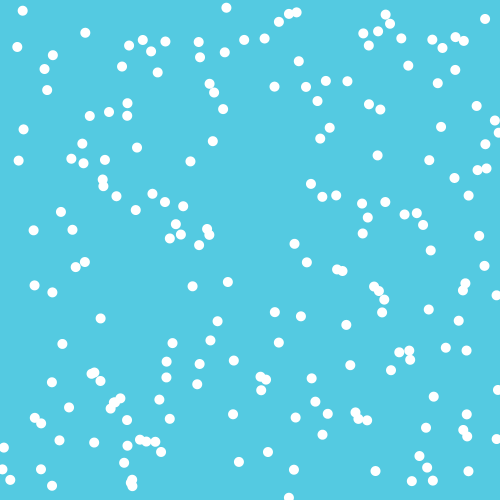
Frame 1 (no input)
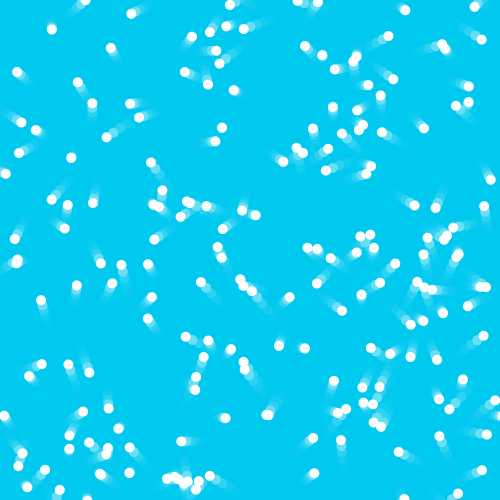
Frame 60 (the mouse pressed at the canvas centre just before this capture)
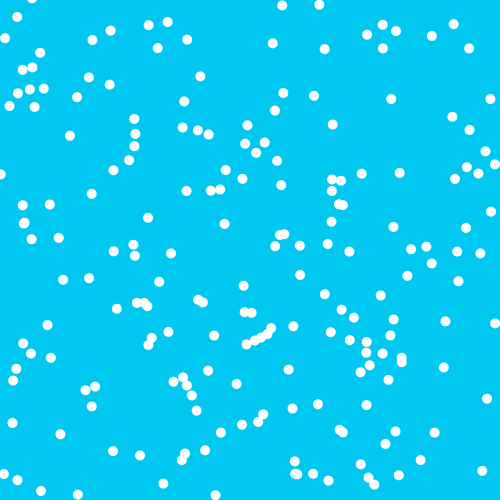
Frame 120 (the mouse held since frame 60 and released just before this capture)

The Processing sketch that drew these frames (run headless with seeded random() and noise(); from frame 60 on, the mouse is pressed at the canvas centre):

// Processing sketch: BasicGasParticles
// ── BasicGasParticles.pde
final int nParticles = 200;    //Brownian-ish motion with >1000 particles
final int speedLimit = 6;

Particle[] particle;

void setup() {
  size(500, 500);
  noStroke();
  smooth();
  frameRate(60);
  
  particle = new Particle[nParticles];
  initParticles();
}

void draw() {
  fill(0, 200, 240, 150);
  rect(0, 0, width, height);
  if(mousePressed) {
    initParticles();
    background(0, 200, 240);
  }
  
  for (int i = 0; i < nParticles; i++) {
    particle[i].move();;
  }
}

void initParticles() {
  for (int i = 0; i < nParticles; i++) {
    particle[i] = new Particle(random(width), random(height), random(2*speedLimit)-speedLimit, random(2*speedLimit)-speedLimit);
  }
}

// ── Particle.pde
class Particle {
  float xpos, ypos;
  float xspeed, yspeed;
  
  Particle(float x, float y, float v, float w) {
    xpos = x;
    ypos = y;
    xspeed = v + 1;
    yspeed = w + 1;
    
  }
  
  void move() {
    if(xpos > width || xpos < 0) xspeed *= -1;
    if(ypos > height || ypos < 0) yspeed *= -1;
    
    xpos += xspeed;
    ypos += yspeed;
    
    fill(255);
    ellipse(xpos, ypos, 10, 10);
  }
}
